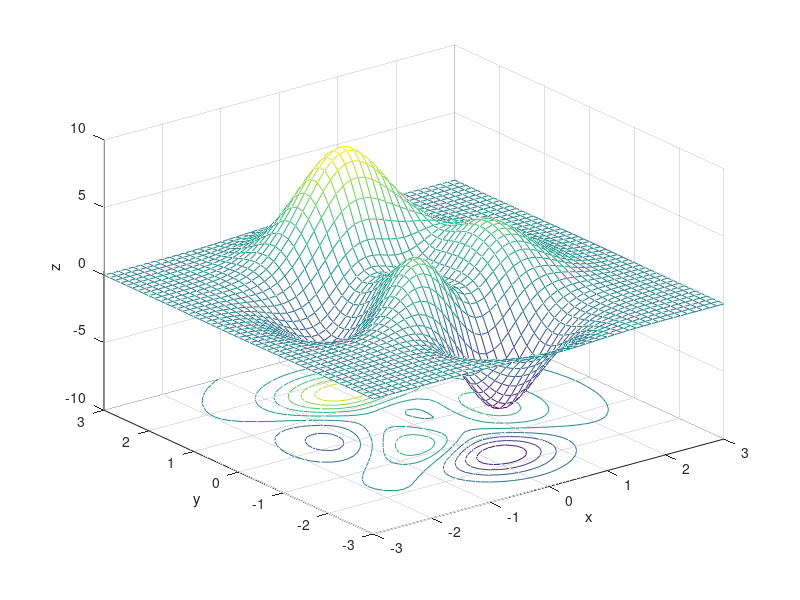

Recreate this plot in MATLAB. (Note: this script raises an error after producing the figure.)
function test_3D
%TEST_3D Test 3D Plot with DRAGZOOM
close all;
figure;
ax = gca;
[X,Y] = meshgrid(-3:.125:3);
Z = peaks(X,Y);
meshc(X,Y,Z);
axis([-3 3 -3 3 -10 10]);
xlabel('x');
ylabel('y');
zlabel('z');
dragzoom(ax);
